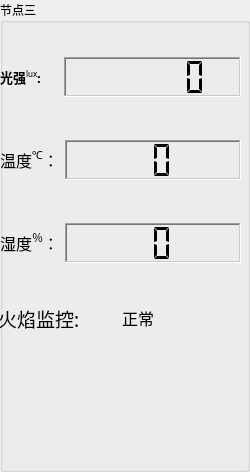
      <widget class="QGroupBox" name="groupBox_4">
       <property name="font">
        <font>
         <family>楷体_GB2312</family>
         <pointsize>9</pointsize>
         <weight>50</weight>
         <bold>false</bold>
        </font>
       </property>
       <property name="autoFillBackground">
        <bool>true</bool>
       </property>
       <property name="title">
        <string>节点三</string>
       </property>
       <property name="flat">
        <bool>true</bool>
       </property>
       <widget class="QPushButton" name="pushButton_light_fire_311">
        <property name="geometry">
         <rect>
          <x>-20</x>
          <y>340</y>
          <width>131</width>
          <height>111</height>
         </rect>
        </property>
        <property name="styleSheet">
         <string notr="true">background-image:url(:/images/08269450168fad5206c222副本.png)</string>
        </property>
        <property name="locale">
         <locale language="English" country="UnitedStatesMinorOutlyingIslands"/>
        </property>
        <property name="text">
         <string/>
        </property>
        <property name="flat">
         <bool>true</bool>
        </property>
       </widget>
       <widget class="QPushButton" name="pushButton_light_fire_321">
        <property name="geometry">
         <rect>
          <x>110</x>
          <y>340</y>
          <width>131</width>
          <height>111</height>
         </rect>
        </property>
        <property name="styleSheet">
         <string notr="true">background-image:url(:/images/08269450168fad5206c222副本.png)</string>
        </property>
        <property name="locale">
         <locale language="English" country="UnitedStatesMinorOutlyingIslands"/>
        </property>
        <property name="text">
         <string/>
        </property>
        <property name="flat">
         <bool>true</bool>
        </property>
       </widget>
       <widget class="QWidget" name="layoutWidget_5">
        <property name="geometry">
         <rect>
          <x>-2</x>
          <y>298</y>
          <width>241</width>
          <height>41</height>
         </rect>
        </property>
        <layout class="QHBoxLayout" name="horizontalLayout_24">
         <item>
          <widget class="QLabel" name="Label_Fire_3">
           <property name="sizePolicy">
            <sizepolicy hsizetype="Minimum" vsizetype="MinimumExpanding">
             <horstretch>0</horstretch>
             <verstretch>0</verstretch>
            </sizepolicy>
           </property>
           <property name="maximumSize">
            <size>
             <width>200</width>
             <height>50</height>
            </size>
           </property>
           <property name="font">
            <font>
             <family>楷体</family>
             <pointsize>12</pointsize>
             <weight>50</weight>
             <bold>false</bold>
             <underline>false</underline>
            </font>
           </property>
           <property name="text">
            <string>&lt;html&gt;&lt;head/&gt;&lt;body&gt;&lt;p&gt;&lt;span style=&quot; font-size:14pt;&quot;&gt;火焰监控:&lt;/span&gt;&lt;/p&gt;&lt;/body&gt;&lt;/html&gt;</string>
           </property>
          </widget>
         </item>
         <item>
          <widget class="QLabel" name="Label_FireResult_3">
           <property name="sizePolicy">
            <sizepolicy hsizetype="Maximum" vsizetype="Maximum">
             <horstretch>0</horstretch>
             <verstretch>0</verstretch>
            </sizepolicy>
           </property>
           <property name="maximumSize">
            <size>
             <width>200</width>
             <height>50</height>
            </size>
           </property>
           <property name="font">
            <font>
             <family>楷体</family>
             <pointsize>12</pointsize>
             <weight>50</weight>
             <bold>false</bold>
             <underline>false</underline>
            </font>
           </property>
           <property name="text">
            <string>&lt;html&gt;&lt;head/&gt;&lt;body&gt;&lt;p&gt; 正常 &lt;/p&gt;&lt;/body&gt;&lt;/html&gt;</string>
           </property>
          </widget>
         </item>
        </layout>
       </widget>
       <widget class="QWidget" name="layoutWidget_4">
        <property name="geometry">
         <rect>
          <x>0</x>
          <y>20</y>
          <width>241</width>
          <height>281</height>
         </rect>
        </property>
        <layout class="QVBoxLayout" name="verticalLayout_4">
         <item>
          <layout class="QHBoxLayout" name="horizontalLayout_5">
           <item>
            <widget class="QLabel" name="Label_Lux_3">
             <property name="sizePolicy">
              <sizepolicy hsizetype="Maximum" vsizetype="Maximum">
               <horstretch>0</horstretch>
               <verstretch>0</verstretch>
              </sizepolicy>
             </property>
             <property name="font">
              <font>
               <family>楷体</family>
               <pointsize>12</pointsize>
               <weight>50</weight>
               <bold>false</bold>
               <underline>false</underline>
              </font>
             </property>
             <property name="text">
              <string>&lt;html&gt;&lt;head/&gt;&lt;body&gt;&lt;p&gt;&lt;span style=&quot; font-size:10pt; font-weight:600;&quot;&gt;光强&lt;/span&gt;&lt;span style=&quot; font-size:10pt; vertical-align:super;&quot;&gt;lux&lt;/span&gt;&lt;span style=&quot; font-size:10pt; font-weight:600;&quot;&gt;:&lt;/span&gt;&lt;/p&gt;&lt;/body&gt;&lt;/html&gt;</string>
             </property>
            </widget>
           </item>
           <item>
            <spacer name="horizontalSpacer_7">
             <property name="orientation">
              <enum>Qt::Horizontal</enum>
             </property>
             <property name="sizeType">
              <enum>QSizePolicy::Ignored</enum>
             </property>
             <property name="sizeHint" stdset="0">
              <size>
               <width>17</width>
               <height>13</height>
              </size>
             </property>
            </spacer>
           </item>
           <item>
            <widget class="QLCDNumber" name="lcdNumber_lux_3">
             <property name="sizePolicy">
              <sizepolicy hsizetype="MinimumExpanding" vsizetype="Maximum">
               <horstretch>0</horstretch>
               <verstretch>0</verstretch>
              </sizepolicy>
             </property>
             <property name="minimumSize">
              <size>
               <width>0</width>
               <height>40</height>
              </size>
             </property>
             <property name="baseSize">
              <size>
               <width>0</width>
               <height>0</height>
              </size>
             </property>
             <property name="font">
              <font>
               <weight>75</weight>
               <bold>true</bold>
              </font>
             </property>
             <property name="cursor">
              <cursorShape>ArrowCursor</cursorShape>
             </property>
             <property name="autoFillBackground">
              <bool>false</bool>
             </property>
             <property name="frameShape">
              <enum>QFrame::WinPanel</enum>
             </property>
             <property name="frameShadow">
              <enum>QFrame::Sunken</enum>
             </property>
             <property name="smallDecimalPoint">
              <bool>true</bool>
             </property>
             <property name="digitCount">
              <number>5</number>
             </property>
             <property name="segmentStyle">
              <enum>QLCDNumber::Flat</enum>
             </property>
            </widget>
           </item>
          </layout>
         </item>
         <item>
          <layout class="QHBoxLayout" name="horizontalLayout_12">
           <item>
            <widget class="QLabel" name="label_Temp_3">
             <property name="sizePolicy">
              <sizepolicy hsizetype="Maximum" vsizetype="Maximum">
               <horstretch>0</horstretch>
               <verstretch>0</verstretch>
              </sizepolicy>
             </property>
             <property name="font">
              <font>
               <family>楷体</family>
               <pointsize>12</pointsize>
               <weight>50</weight>
               <bold>false</bold>
              </font>
             </property>
             <property name="text">
              <string>&lt;html&gt;&lt;head/&gt;&lt;body&gt;&lt;p align=&quot;center&quot;&gt;&lt;span style=&quot; font-weight:400;&quot;&gt;温度&lt;/span&gt;&lt;span style=&quot; font-weight:400; vertical-align:super;&quot;&gt;℃&lt;/span&gt;&lt;span style=&quot; font-weight:400;&quot;&gt;：&lt;/span&gt;&lt;/p&gt;&lt;/body&gt;&lt;/html&gt;</string>
             </property>
            </widget>
           </item>
           <item>
            <widget class="QLCDNumber" name="lcdNumber_Temp_3">
             <property name="sizePolicy">
              <sizepolicy hsizetype="Minimum" vsizetype="Maximum">
               <horstretch>0</horstretch>
               <verstretch>0</verstretch>
              </sizepolicy>
             </property>
             <property name="minimumSize">
              <size>
               <width>10</width>
               <height>40</height>
              </size>
             </property>
             <property name="baseSize">
              <size>
               <width>0</width>
               <height>0</height>
              </size>
             </property>
             <property name="font">
              <font>
               <weight>75</weight>
               <bold>true</bold>
              </font>
             </property>
             <property name="cursor">
              <cursorShape>ArrowCursor</cursorShape>
             </property>
             <property name="autoFillBackground">
              <bool>false</bool>
             </property>
             <property name="frameShape">
              <enum>QFrame::WinPanel</enum>
             </property>
             <property name="frameShadow">
              <enum>QFrame::Sunken</enum>
             </property>
             <property name="smallDecimalPoint">
              <bool>true</bool>
             </property>
             <property name="digitCount">
              <number>2</number>
             </property>
             <property name="segmentStyle">
              <enum>QLCDNumber::Flat</enum>
             </property>
            </widget>
           </item>
          </layout>
         </item>
         <item>
          <layout class="QHBoxLayout" name="horizontalLayout_13">
           <item>
            <widget class="QLabel" name="label_Humidity_3">
             <property name="sizePolicy">
              <sizepolicy hsizetype="Maximum" vsizetype="Maximum">
               <horstretch>0</horstretch>
               <verstretch>0</verstretch>
              </sizepolicy>
             </property>
             <property name="font">
              <font>
               <family>楷体</family>
               <pointsize>12</pointsize>
               <weight>50</weight>
               <bold>false</bold>
              </font>
             </property>
             <property name="text">
              <string>&lt;html&gt;&lt;head/&gt;&lt;body&gt;&lt;p align=&quot;center&quot;&gt;&lt;span style=&quot; font-weight:400;&quot;&gt;湿度&lt;/span&gt;&lt;span style=&quot; font-weight:400; vertical-align:super;&quot;&gt;％&lt;/span&gt;&lt;span style=&quot; font-weight:400;&quot;&gt;：&lt;/span&gt;&lt;/p&gt;&lt;/body&gt;&lt;/html&gt;</string>
             </property>
            </widget>
           </item>
           <item>
            <widget class="QLCDNumber" name="lcdNumber_Humidity_3">
             <property name="sizePolicy">
              <sizepolicy hsizetype="Preferred" vsizetype="Maximum">
               <horstretch>0</horstretch>
               <verstretch>0</verstretch>
              </sizepolicy>
             </property>
             <property name="minimumSize">
              <size>
               <width>0</width>
               <height>40</height>
              </size>
             </property>
             <property name="baseSize">
              <size>
               <width>0</width>
               <height>0</height>
              </size>
             </property>
             <property name="font">
              <font>
               <weight>75</weight>
               <bold>true</bold>
              </font>
             </property>
             <property name="cursor">
              <cursorShape>ArrowCursor</cursorShape>
             </property>
             <property name="autoFillBackground">
              <bool>false</bool>
             </property>
             <property name="frameShape">
              <enum>QFrame::WinPanel</enum>
             </property>
             <property name="frameShadow">
              <enum>QFrame::Sunken</enum>
             </property>
             <property name="smallDecimalPoint">
              <bool>true</bool>
             </property>
             <property name="digitCount">
              <number>2</number>
             </property>
             <property name="segmentStyle">
              <enum>QLCDNumber::Flat</enum>
             </property>
            </widget>
           </item>
          </layout>
         </item>
        </layout>
       </widget>
       <widget class="QPushButton" name="pushButton_light_fire_310">
        <property name="geometry">
         <rect>
          <x>-20</x>
          <y>342</y>
          <width>131</width>
          <height>121</height>
         </rect>
        </property>
        <property name="styleSheet">
         <string notr="true">background-image:url(:/images/08269450168fad5206c副本.png)</string>
        </property>
        <property name="locale">
         <locale language="English" country="UnitedStatesMinorOutlyingIslands"/>
        </property>
        <property name="text">
         <string/>
        </property>
        <property name="flat">
         <bool>true</bool>
        </property>
       </widget>
       <widget class="QPushButton" name="pushButton_light_fire_320">
        <property name="geometry">
         <rect>
          <x>110</x>
          <y>342</y>
          <width>131</width>
          <height>121</height>
         </rect>
        </property>
        <property name="styleSheet">
         <string notr="true">background-image:url(:/images/08269450168fad5206c副本.png)</string>
        </property>
        <property name="locale">
         <locale language="English" country="UnitedStatesMinorOutlyingIslands"/>
        </property>
        <property name="text">
         <string/>
        </property>
        <property name="flat">
         <bool>true</bool>
        </property>
       </widget>
      </widget>
